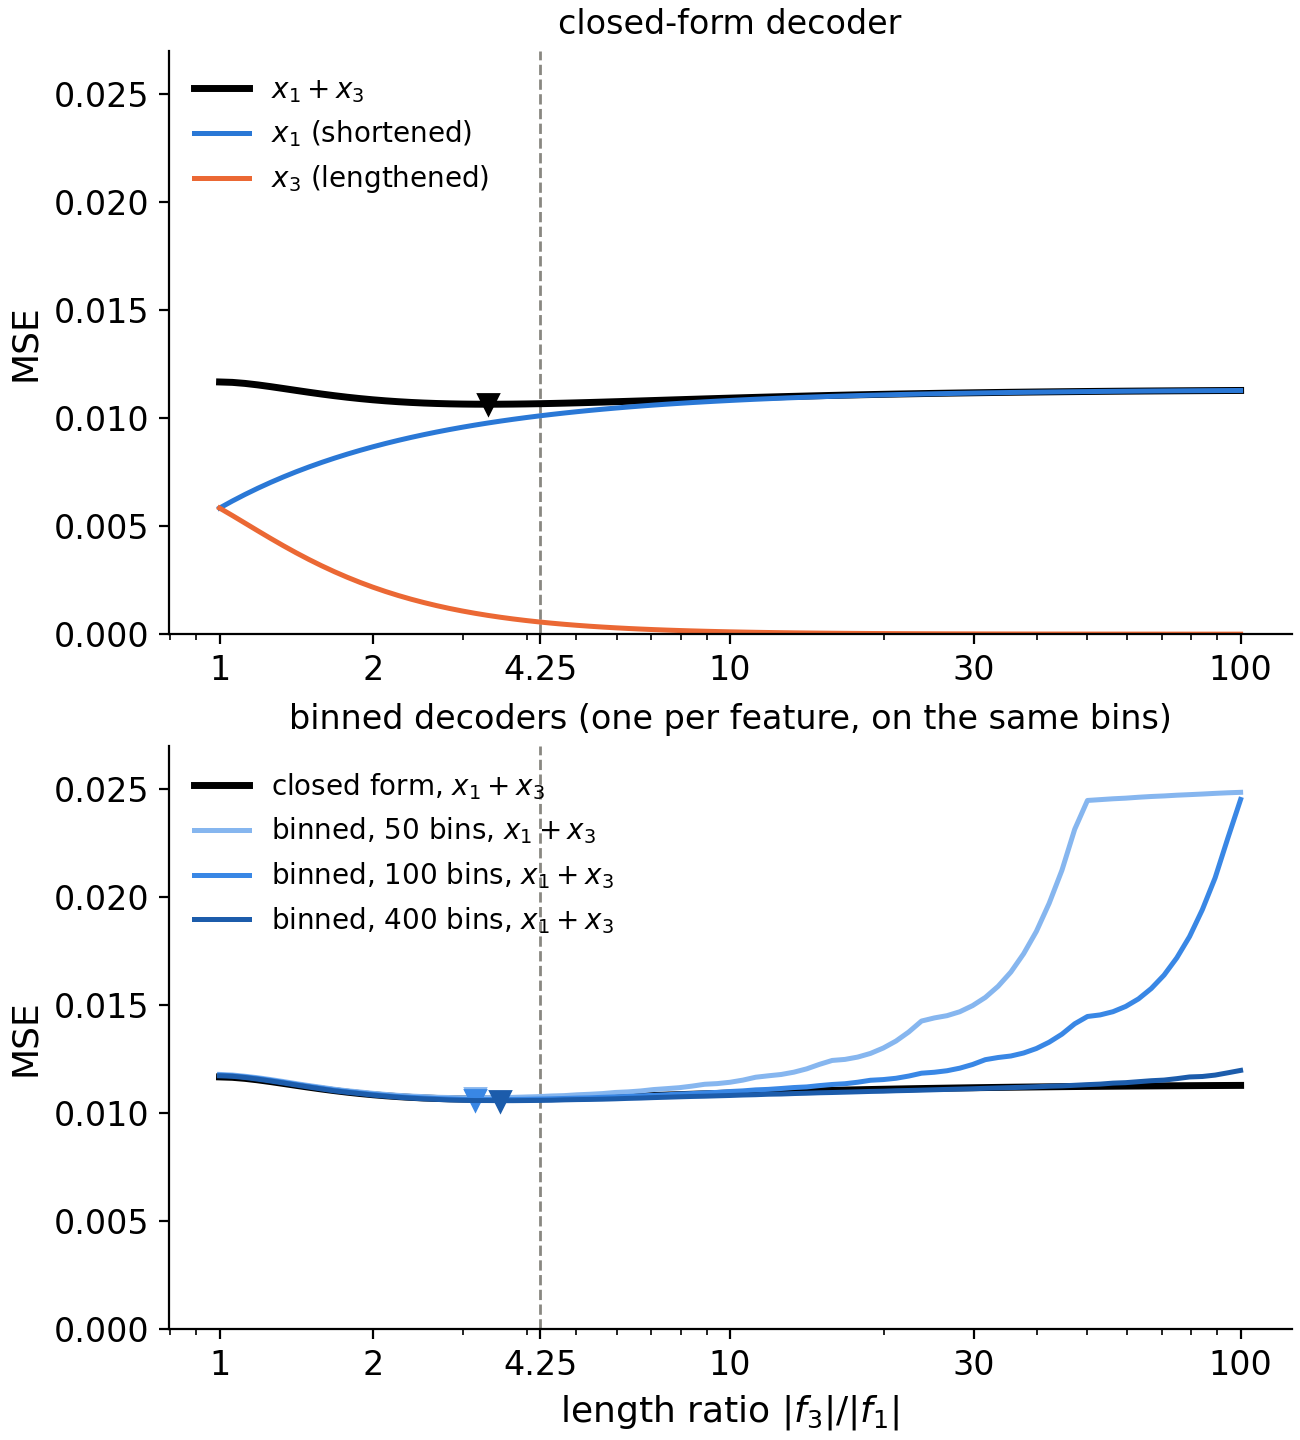

Python code for this plot:
# Does more asymmetry keep helping? The MSE of the best decoder of one antipodal pair as a function of
# the length ratio r = |f3| / |f1| (long f3, short f1; s = |f1| x1 - |f3| x3):
#   top    -- the closed-form decoder, total and split into the x1 and x3 contributions (its MSE by quadrature)
#   bottom -- the closed form against binned decoders of a few resolutions (bins over the segment)
# Run from the repo root: python -m figures.asym_sweep
from pathlib import Path

import matplotlib

matplotlib.use("Agg")
import matplotlib.pyplot as plt
import numpy as np
import torch
from scipy.integrate import quad

from common import BLUE, BLUE_RAMP, MUTED, ORANGE, P, posterior_mean
from figures.asym_compare import M, RATIO, SEED

OUT = Path("figures/asym_sweep")
RS = np.geomspace(1, 100, 81)
N_BINS = (50, 100, 400)

g = torch.Generator().manual_seed(SEED)
x1 = (torch.rand(M, generator=g) < P) * torch.rand(M, generator=g)
x3 = (torch.rand(M, generator=g) < P) * torch.rand(M, generator=g)
X = torch.stack([x1, x3], 1)


def closed(r):
    """The exact MSE of the closed-form decoder on the pair with length ratio r, by numerical
    integration, returned as the (x1, x3) contributions separately. It evaluates
        MSE = E[(x - xhat(s))^2] = E[x^2] - 2 E[x * xhat(s)] + E[xhat(s)^2]
    term by term: E[x^2] = p/3 for a feature x = Bernoulli(p) * U[0, 1], and the two terms
    with xhat are integrals of xhat over the density of the reading. The point mass at
    s = 0 contributes nothing to them, since xhat(0) = 0.
    """
    a, b = r ** 0.5, r ** -0.5  # |f3| (long) and |f1| (short), product 1; the reading is s = b x1 - a x3

    def density(s):  # the continuous part of the reading's density (the s = 0 atom left out)
        f1_alone = P * (1 - P) * (0 < s < b) / b  # s = b x1: uniform on (0, b)
        f3_alone = P * (1 - P) * (-a < s < 0) / a  # s = -a x3: uniform on (-a, 0)
        # both active: every admissible x1 contributes density 1/a, and x1 is admissible when
        # x3 = (b x1 - s)/a stays inside [0, 1], i.e. on [s/b, (s + a)/b] clipped to [0, 1]
        x1_span = max(0.0, min(1.0, (s + a) / b) - max(0.0, s / b))
        return f1_alone + f3_alone + P * P * x1_span / a

    # the integrands have kinks where the density's pieces begin and end (s = -a, b - a, 0, b),
    # so quad integrates each smooth stretch between consecutive knots separately
    knots = sorted({-a, min(0.0, b - a), 0.0, b})
    integral = lambda f: sum(quad(f, lo, hi)[0] for lo, hi in zip(knots, knots[1:]))
    mse = []
    for w, v in ((b, -a), (-a, b)):  # the signed levers of x1 and of x3, as posterior_mean takes them
        xhat = lambda s: posterior_mean(torch.tensor([s], dtype=torch.float64), w, v, P).item()
        e_x2 = P / 3  # E[x^2] of a Bernoulli(p) * U[0, 1] feature: p * integral of u^2 du = p/3
        e_xhat2 = integral(lambda s: xhat(s) ** 2 * density(s))  # E[xhat(s)^2]
        # E[x * xhat(s)]: averaging x at a fixed reading turns it into E[x | s], which is xhat(s)
        # itself, so the cross term equals the E[xhat(s)^2] integral computed above
        e_x_xhat = e_xhat2
        mse.append(e_x2 - 2 * e_x_xhat + e_xhat2)
    return tuple(mse)


def binned(r, n_bins):
    """The MSE of the binned decoder on one antipodal pair, fitted and scored on the module's
    fixed sample of M draws. Inputs:
      - `r`: the pair's length ratio |f3| / |f1| (the levers are a, b = r**0.5, r**-0.5).
      - `n_bins`: the number of bins of equal width covering the reading segment [-|f3|, |f1|].
    Each feature is decoded by the mean of its values over the samples in a bin, both features
    sharing the same bins. The exact-zero readings (the "neither active" atom) are kept out of
    the bins and predicted 0, matching the closed form's xhat(0) = 0. Returns the two features'
    MSEs summed, as the bottom panel reports them.
    """
    a, b = r ** 0.5, r ** -0.5
    s = b * x1 - a * x3
    nz = s != 0
    # the bin of each nonzero reading, as an affine map:
    #   - s[nz] lives in the segment [-a, b]; + a shifts it to [0, a + b] (the distance from
    #     the left end), / (a + b) normalizes it to [0, 1] (the fraction of the way along the
    #     segment), * n_bins rescales it to [0, n_bins] (the position in bin-widths)
    #   - .long() cuts the fractional part (the values are >= 0, so truncation = floor)
    #   - .clamp guards the boundary: a reading of exactly b maps to n_bins, one past the last
    #     bin, and is folded into it (the lower bound 0 cannot be hit)
    idx = ((s[nz] + a) / (a + b) * n_bins).long().clamp(0, n_bins - 1)
    cnt = torch.zeros(n_bins).index_add_(0, idx, torch.ones(int(nz.sum())))
    mean = torch.zeros(n_bins, 2).index_add_(0, idx, X[nz]) / cnt.clamp(min=1)[:, None]
    pred = torch.zeros(M, 2)
    pred[nz] = mean[idx]
    return (X - pred).pow(2).mean(0).sum().item()


parts = np.array([closed(r) for r in RS])
total = parts.sum(1)
best = total.argmin()
print(f"closed form: r = 1 -> {total[0]:.4f};  minimum {total[best]:.4f} at r = {RS[best]:.2f};  r = {RATIO} -> {total[np.abs(RS - RATIO).argmin()]:.4f};  r = 100 -> {total[-1]:.4f}")
curves = {n: np.array([binned(r, n) for r in RS]) for n in N_BINS}
for n, c in curves.items():
    print(f"{n:4d} bins: minimum {c.min():.4f} at r = {RS[c.argmin()]:.2f};  back above the r = 1 value at r = {RS[np.argmax((c > c[0]) & (RS > 2))]:.1f}")

plt.rcParams.update({"font.size": 12, "axes.labelsize": 13})
fig, axes = plt.subplots(2, 1, figsize=(6.5, 7.2), layout="constrained")
ax = axes[0]
ax.plot(RS, total, color="black", lw=2.5, label="$x_1 + x_3$")
ax.plot(RS, parts[:, 0], color=BLUE, lw=1.8, label="$x_1$ (shortened)")
ax.plot(RS, parts[:, 1], color=ORANGE, lw=1.8, label="$x_3$ (lengthened)")
ax.plot(RS[best], total[best], "v", color="black", ms=7)
ax.set_title("closed-form decoder", fontsize=12)
ax = axes[1]
ax.plot(RS, total, color="black", lw=2.5, label="closed form, $x_1 + x_3$")
for (n, c), color in zip(curves.items(), BLUE_RAMP):
    ax.plot(RS, c, color=color, lw=1.8, label=f"binned, {n} bins, $x_1 + x_3$")
    ax.plot(RS[c.argmin()], c.min(), "v", color=color, ms=7)
ax.set_title("binned decoders (one per feature, on the same bins)", fontsize=12)
for ax in axes:
    ax.axvline(RATIO, color=MUTED, lw=1, ls="--", zorder=0)
    ax.set_xscale("log")
    ax.set_xticks([1, 2, 4.25, 10, 30, 100], ["1", "2", "4.25", "10", "30", "100"])
    ax.set_ylim(0, 0.027)
    ax.set_ylabel("MSE")
    ax.spines[["top", "right"]].set_visible(False)
    ax.legend(frameon=False, fontsize=10, loc="upper left")
axes[1].set_xlabel("length ratio $|f_3| / |f_1|$")
fig.savefig(OUT.with_suffix(".pdf"))
fig.savefig(OUT.with_suffix(".png"), dpi=200)
